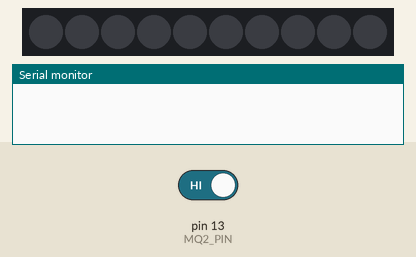
Recording of a sketch running on a simulated Arduino Uno, built with avr-gcc and run on an emulated ATmega328P. Shown: 10 RGB LEDs in strip order, left to right, the last lines printed to the serial monitor. The test bench sets the inputs (shaded band); at power-on: pin 13 (MQ2_PIN) HIGH.

Above: at 4.8 s.
4.9 s: pin 13 (MQ2_PIN) driven LOW
At 6.15 s:
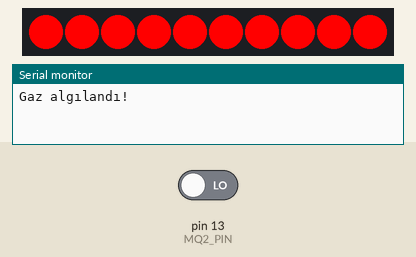
10.9 s: pin 13 (MQ2_PIN) driven HIGH
Timing chart, 0 to 13.9 s (numbered marks = the images above; inputs shaded):
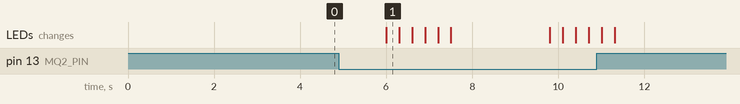

The sketch:

ws2812b.ino
```cpp
#include <Adafruit_NeoPixel.h>
#define MQ2_PIN 13
#define LED_PIN 5
#define NUMPIXELS 10

Adafruit_NeoPixel strip(NUMPIXELS, LED_PIN, NEO_GRB + NEO_KHZ800);

void setup() {
  Serial.begin(115200);
  pinMode(MQ2_PIN, INPUT);
  strip.begin();
  strip.show(); // LED'leri kapat
}

void loop() {
  int gazDurumu = digitalRead(MQ2_PIN);

  if (gazDurumu == LOW) { // Gaz var!
    Serial.println("Gaz algılandı!");
    alarmModu();
  } else {
    normalMod();
  }

  delay(2000);
}

void alarmModu() {
  for (int i = 0; i < 3; i++) {
    setAllLEDsColor(255, 0, 0); // Kırmızı
    delay(300);
    strip.clear();
    strip.show();
    delay(300);
  }
}

void normalMod() {
  strip.clear();
  strip.show();
}

void setAllLEDsColor(int r, int g, int b) {
  for (int i = 0; i < NUMPIXELS; i++) {
    strip.setPixelColor(i, strip.Color(r, g, b));
  }
  strip.show();
}
```

Measured:
- after the input at 4.9 s, the LEDs: change after 1.1 s (image 1)
